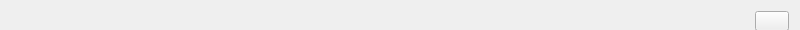
<ui version="4.0" >
 <class>ExpressionWidget</class>
 <widget class="QWidget" name="ExpressionWidget" >
  <property name="geometry" >
   <rect>
    <x>0</x>
    <y>0</y>
    <width>800</width>
    <height>30</height>
   </rect>
  </property>
  <property name="sizePolicy" >
   <sizepolicy vsizetype="Minimum" hsizetype="MinimumExpanding" >
    <horstretch>0</horstretch>
    <verstretch>0</verstretch>
   </sizepolicy>
  </property>
  <property name="minimumSize" >
   <size>
    <width>800</width>
    <height>30</height>
   </size>
  </property>
  <property name="maximumSize" >
   <size>
    <width>16777215</width>
    <height>55</height>
   </size>
  </property>
  <property name="windowTitle" >
   <string>Expression Widget</string>
  </property>
  <property name="toolTip" >
   <string/>
  </property>
  <property name="autoFillBackground" >
   <bool>true</bool>
  </property>
  <layout class="QHBoxLayout" >
   <item>
    <widget class="QFrame" name="exprOpFrame" >
     <property name="sizePolicy" >
      <sizepolicy vsizetype="Fixed" hsizetype="Fixed" >
       <horstretch>0</horstretch>
       <verstretch>0</verstretch>
      </sizepolicy>
     </property>
     <property name="minimumSize" >
      <size>
       <width>90</width>
       <height>30</height>
      </size>
     </property>
     <property name="frameShape" >
      <enum>QFrame::NoFrame</enum>
     </property>
     <property name="frameShadow" >
      <enum>QFrame::Raised</enum>
     </property>
    </widget>
   </item>
   <item>
    <widget class="QFrame" name="exprTermFrame" >
     <property name="sizePolicy" >
      <sizepolicy vsizetype="Fixed" hsizetype="Fixed" >
       <horstretch>0</horstretch>
       <verstretch>0</verstretch>
      </sizepolicy>
     </property>
     <property name="minimumSize" >
      <size>
       <width>100</width>
       <height>30</height>
      </size>
     </property>
     <property name="frameShape" >
      <enum>QFrame::NoFrame</enum>
     </property>
     <property name="frameShadow" >
      <enum>QFrame::Raised</enum>
     </property>
    </widget>
   </item>
   <item>
    <widget class="QFrame" name="exprConditionFrame" >
     <property name="sizePolicy" >
      <sizepolicy vsizetype="Fixed" hsizetype="Fixed" >
       <horstretch>0</horstretch>
       <verstretch>0</verstretch>
      </sizepolicy>
     </property>
     <property name="minimumSize" >
      <size>
       <width>180</width>
       <height>30</height>
      </size>
     </property>
     <property name="frameShape" >
      <enum>QFrame::NoFrame</enum>
     </property>
     <property name="frameShadow" >
      <enum>QFrame::Raised</enum>
     </property>
    </widget>
   </item>
   <item>
    <widget class="QFrame" name="exprParamFrame" >
     <property name="sizePolicy" >
      <sizepolicy vsizetype="Fixed" hsizetype="Preferred" >
       <horstretch>1</horstretch>
       <verstretch>0</verstretch>
      </sizepolicy>
     </property>
     <property name="minimumSize" >
      <size>
       <width>350</width>
       <height>30</height>
      </size>
     </property>
     <property name="frameShape" >
      <enum>QFrame::NoFrame</enum>
     </property>
     <property name="frameShadow" >
      <enum>QFrame::Raised</enum>
     </property>
    </widget>
   </item>
   <item>
    <widget class="QPushButton" name="deleteExprButton" >
     <property name="sizePolicy" >
      <sizepolicy vsizetype="Fixed" hsizetype="Fixed" >
       <horstretch>0</horstretch>
       <verstretch>0</verstretch>
      </sizepolicy>
     </property>
     <property name="minimumSize" >
      <size>
       <width>20</width>
       <height>20</height>
      </size>
     </property>
     <property name="toolTip" >
      <string>Delete this expression</string>
     </property>
     <property name="text" >
      <string/>
     </property>
     <property name="icon" >
      <iconset resource="../images.qrc" >:/images/delete.png</iconset>
     </property>
    </widget>
   </item>
   <item>
    <spacer>
     <property name="orientation" >
      <enum>Qt::Horizontal</enum>
     </property>
     <property name="sizeHint" >
      <size>
       <width>0</width>
       <height>30</height>
      </size>
     </property>
    </spacer>
   </item>
  </layout>
 </widget>
 <resources>
  <include location="../images.qrc" />
 </resources>
 <connections/>
</ui>
